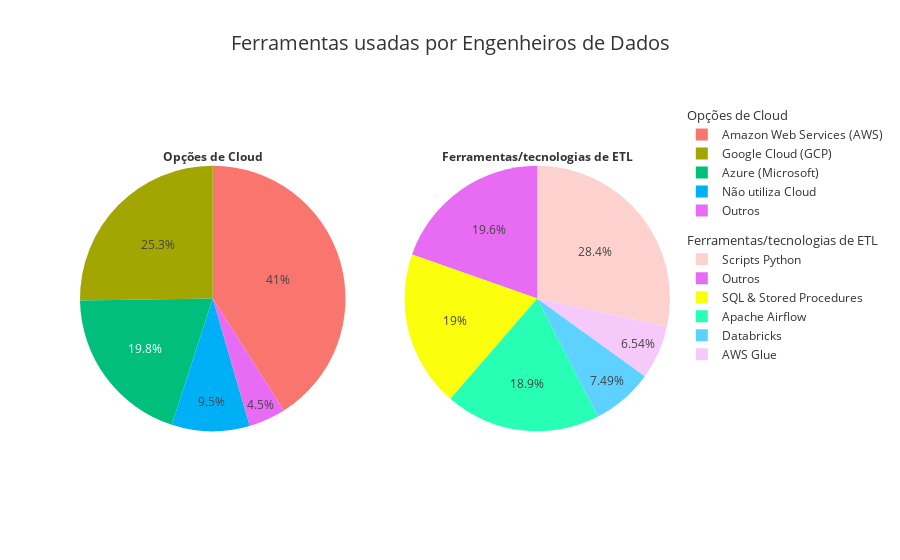

Write notebook code for a chart like this one.
### Code cell
# Plote de 2 gráficos de pizza para ferramentas usadas por Engenheiros de Dados
titulo_pizza_eng_1 = 'Ferramentas usadas por Engenheiros de Dados'
subtitulos_pizza_eng_1 = ['Opções de Cloud', 'Ferramentas/tecnologias de ETL']
plotar_pizzas(dfs = df_perguntas_eng[:2], titulo_principal=titulo_pizza_eng_1, titulos=subtitulos_pizza_eng_1)

### Figure 1 — Plotly figure (JSON) as saved in the notebook; plotly's stock layout.template omitted (floating-point values rounded to 4 significant figures)
{"data": [{"domain": {"x": [0.0, 0.45], "y": [0.0, 1.0]}, "labels": ["Amazon Web Services (AWS)", "Google Cloud (GCP)", "Azure (Microsoft)", "Não utiliza Cloud", "Outros"], "legendgroup": "Grupo 0", "legendgrouptitle": {"text": "Opções de Cloud"}, "name": "Opções de Cloud", "showlegend": true, "title": {"position": "top center", "text": "<b>Opções de Cloud</b>"}, "values": [164, 101, 79, 38, 18], "type": "pie"}, {"domain": {"x": [0.55, 1.0], "y": [0.0, 1.0]}, "labels": ["Scripts Python", "Outros", "SQL & Stored Procedures", "Apache Airflow", "Databricks", "AWS Glue"], "legendgroup": "Grupo 1", "legendgrouptitle": {"text": "Ferramentas/tecnologias de ETL"}, "name": "Ferramentas/tecnologias de ETL", "showlegend": true, "title": {"position": "top center", "text": "<b>Ferramentas/tecnologias de ETL</b>"}, "values": [239, 165, 160, 159, 63, 55], "type": "pie"}], "layout": {"title": {"font": {"size": 20}, "text": "Ferramentas usadas por Engenheiros de Dados", "x": 0.5}}}
